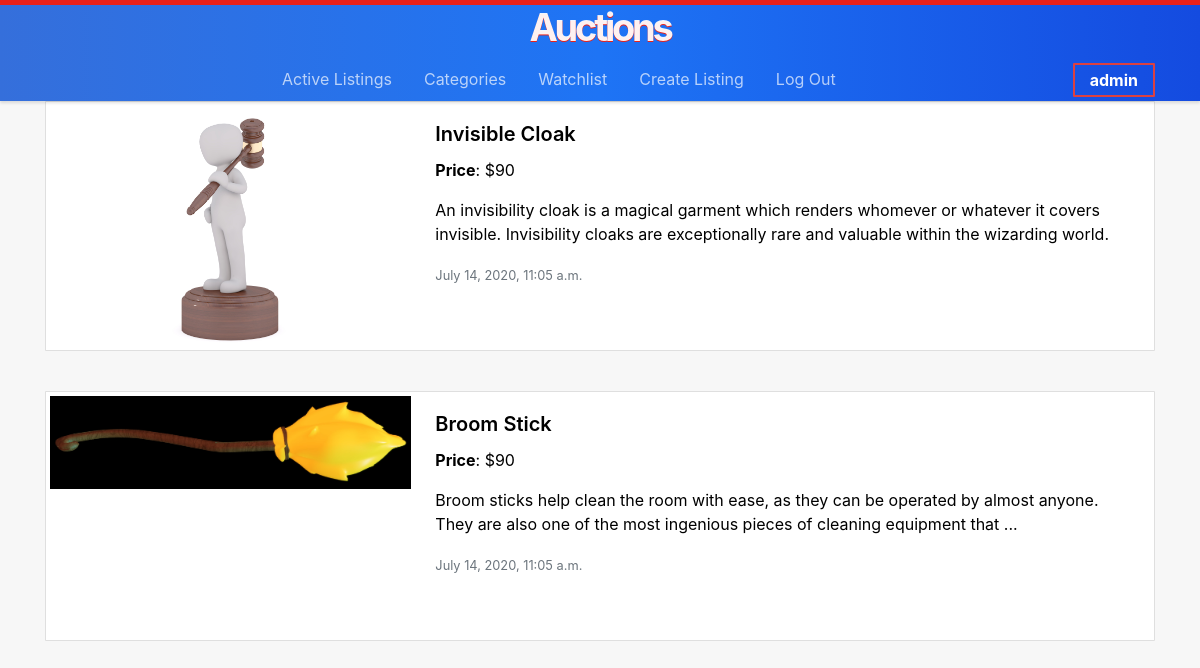
The app's page /watchlist (signed in) with its own data.
### auctions/models.py (models this page shows, shortened)
class User(AbstractUser):
    pass

class AuctionList(models.Model):
    title = models.CharField(max_length=64)
    description = models.TextField(blank=True)
    image = models.ImageField(upload_to="images", default="images/default.jpg", blank=True)
    category = models.CharField(max_length=2, choices=Category.choices, default=Category.OTHER)
    active = models.BooleanField(null=False, default=True)
    start_bid = models.DecimalField(max_digits=10, decimal_places=2)
    date_created = models.DateTimeField(default=now)
    user = models.ForeignKey(User, on_delete=models.CASCADE, blank=True, null=True)
    watchlist = models.ManyToManyField(User, blank=True, related_name="watchlist")

### auctions/views.py (the view)
# urls.py: path("watchlist", views.watchlist_view, name="watchlist"),
@login_required(login_url='login')
def watchlist_view(request):
    w_list = request.user.watchlist.annotate(max_price=Max('bid__price'))
    context = {
        "w_list": w_list
    }
    return render(request, 'auctions/watchlist.html', context)

### auctions/templates/auctions/watchlist.html (shortened to what this page needs)
{% extends 'auctions/layout.html'%}
{% block body %}
{% for a in w_list %}
    <a href="{% url 'aucview' a.id %}" class="card-link">
        <div class="card mb-3" style="height:250px;">
            <div class="row no-gutters">
              <div class="col-md-4">
                <img src="{{ a.image.url }}" class="card-img" alt="...">
              </div>
              <div class="col-md-8">
                <div class="card-body">
                  <h5 class="card-title">{{ a.title }}</h5>
                  <p class="card-text"><b>Price</b>: ${% if a.max_price %}{{ a.max_price }}{% else %}{{ a.start_bid }}{% endif %}</p>
                  <p class="card-text">{{ a.description }}</p>
                  <p class="card-text"><small class="text-muted">{{ a.date_created }}</small></p>
                </div>
              </div>
            </div>
        </div>
    </a>
    {% endfor %}
{% endblock%}

### auctions/templates/auctions/layout.html (shortened to what this page needs)
{% load static %}
<!DOCTYPE html>
<html lang="en">
    <head>
        <link rel="stylesheet" href="{% static 'auctions/css/bootstrap.min.css' %}" >
        <link href="{% static 'auctions/styles.css' %}" rel="stylesheet">
    </head>
    <body>
        <nav class="navbar">
            <div class="container">
        <h1>Auctions</h1>
        <ul class="nav mx-auto">
            <li class="nav-item">
                <a class="nav-link" href="{% url 'index' %}">Active Listings</a>
            </li>
            {% if user.is_authenticated %}
                <li class="nav-item">
                    <a class="nav-link" href="{% url 'categories' %}">Categories</a>
                </li>
                <li class="nav-item">
                    <a class="nav-link" href="{% url 'watchlist' %}">Watchlist</a>
                </li>
                <li class="nav-item">
                    <a class="nav-link" href="{% url 'crtauction' %}">Create Listing</a>
                </li>
                <li class="nav-item">
                    <a class="nav-link" href="{% url 'logout' %}">Log Out</a>
                </li>
            {% endif %}
        </ul>
        <div class="">
            {% if user.is_authenticated %}
            <div class="account">
                <strong>{{ user.username }}</strong>
                </div>
            {% else %}
            <a class="btn-logging" href="{% url 'login' %}">Log In</a>
            {% endif %}
        </nav>
<div class="container">
        {% block body %}
        {% endblock %}
</div>
    </body>
</html>

### auctions/static/auctions/styles.css (style rules this page uses)
body { padding: 0px; background-color: rgb(247, 247, 247); }
.navbar { background: linear-gradient(90deg, rgb(53, 111, 219), rgb(30, 116, 245), rgb(20, 75, 224)); border-top: 5px solid rgb(233, 33, 26); color: rgba(255, 255, 255, 0.685); padding: 0; margin: 0; width: 100%; box-shadow: 0 2px 3px rgba(0, 0, 0, 0.13); z-index: 999; }
.navbar h1,.web-title { display: block; text-align: center; width: 100%; text-shadow: 0 1px rgb(233, 33, 26); font-size: 38px; color: rgba(255, 255, 255, 0.938); letter-spacing: -0.2rem; cursor: pointer; }
.navbar .nav-item { padding: 0 calc(1rem - 2px) ; }
.navbar .nav-link { color: rgba(255, 255, 255, 0.685); border-bottom: 2px solid transparent; padding: .5rem 2px; }
.navbar .nav .nav-link { position: relative; }
.nav > li > a:before { content: ""; position: absolute; width: 0; height: 3px; bottom: 0; left: 0; background-color: #db4141; visibility: hidden; transition: all 0.3s ease-in-out 0s; }
.account { position: relative; }
.account strong { border: 2px solid #db4141; border-radius: 1px; color: white; transition: background-color ease-in 0.3s; cursor: pointer; padding: 5px 15px; }
.card { border-radius: 1px; padding: 0; }
.card-img { width: 100%; max-height: 250px; object-fit: scale-down; padding: 4px; }
.card-link:link, .card-link:visited { color: black; text-decoration: none; }
h1 { font-weight: 700; }
h5 { font-weight: 600; }

### records on screen
User: username "admin"
AuctionList: image (placeholder picture), title "Invisible Cloak", max_price "90", description "An invisibility cloak is a magical garment which renders whomever or whatever it covers invisible. Invisibility cloaks are exceptionally rare and valuable within the wizarding world.", date_created "July 14, 2020, 11:05 a.m."
AuctionList: image (picture), title "Broom Stick", max_price "90", description "Broom sticks help clean the room with ease, as they can be operated by almost anyone. They are also one of the most ingenious pieces of cleaning equipment that ...", date_created "July 14, 2020, 11:05 a.m."
